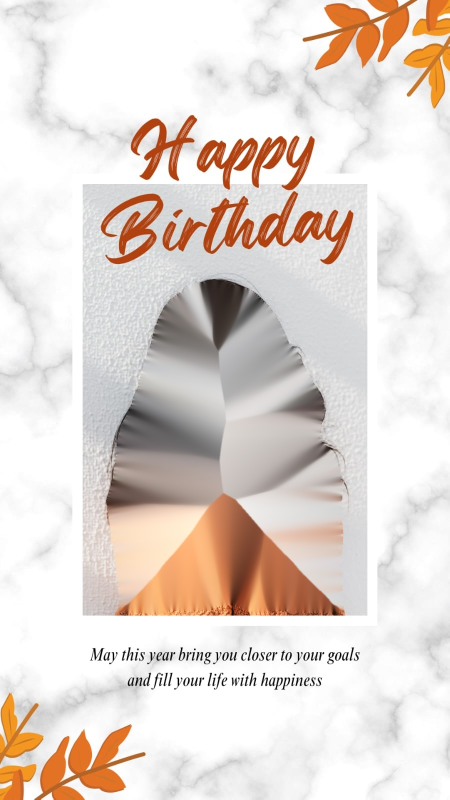
#> input picture uploaded_photo.png, 899 x 1599 px (shown at 1/2 size)
$ python -i effect.py   (imports and definitions only)
#> lines starting #> are read from the running program, lines starting #| are printed output that depends on the picture
#> further down, picture is the input picture: PIL image 899x1599 RGB; mean R, G, B 227.4, 216.8, 210.2
from PIL import Image, ImageFilter, ImageOps
import numpy as np

CHERRY_FUCHSIA = (222, 49, 99)

def apply_drop_shadow(image, offset=(10, 10), shadow_color=CHERRY_FUCHSIA, background_color=(255,255,255), blur_radius=10):
#> called with offset = (10, 10), shadow_color = (222, 49, 99), background_color = (255, 255, 255), blur_radius = 10
    shadow = Image.new('RGBA', image.size, (0,0,0,0))
#> shadow: PIL image 899x1599 RGBA; every value is 0
    alpha = image.split()[-1]
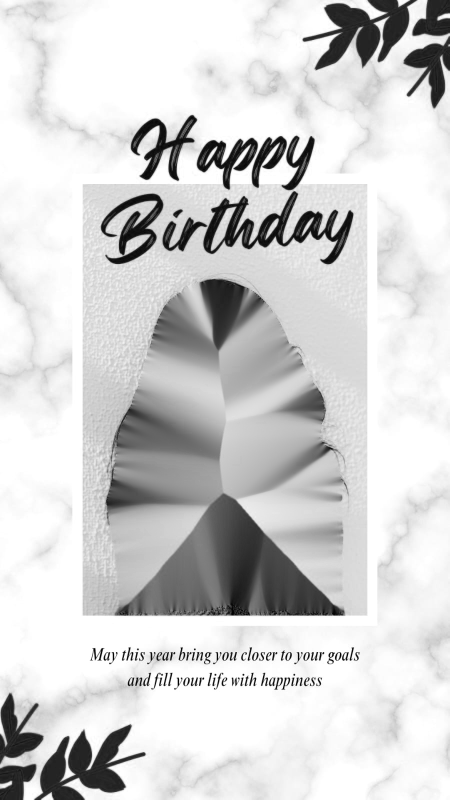
#> alpha: PIL image 899x1599 L (shown at 1/2 size); min 0, max 255, mean 210.2
    shadow.paste(Image.new('RGBA', image.size, shadow_color + (255,)), mask=alpha)
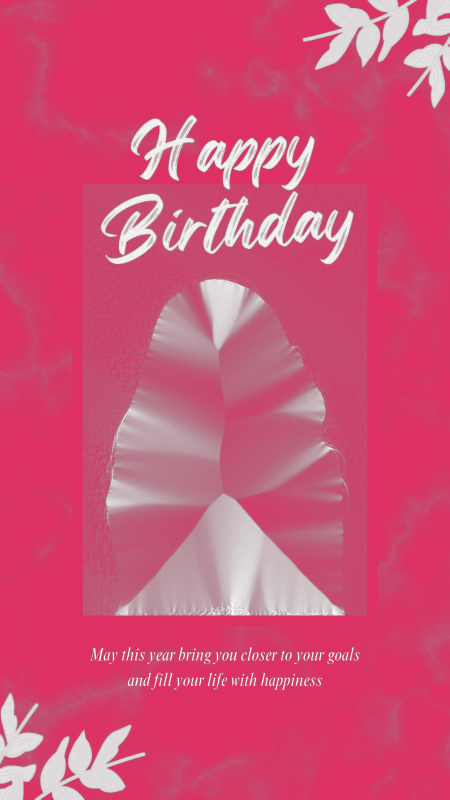
#> shadow: PIL image 899x1599 RGBA (shown at 1/2 size); mean R, G, B, A 183, 40.4, 81.6, 210.2; transparent parts drawn white
    shadow = shadow.filter(ImageFilter.GaussianBlur(blur_radius))
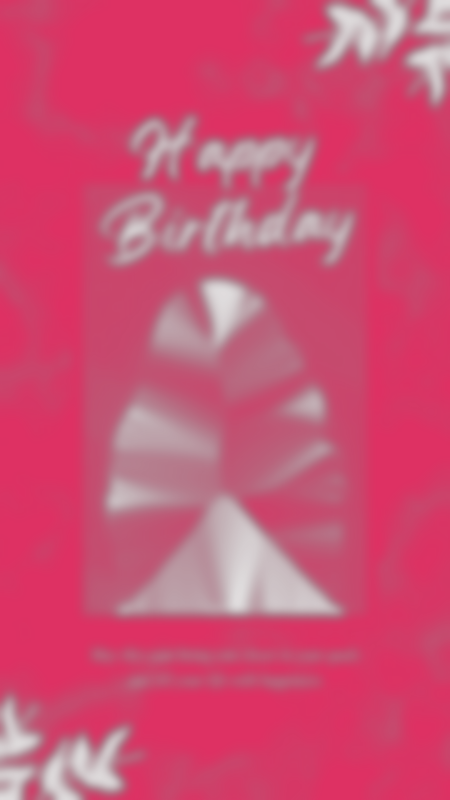
#> shadow: PIL image 899x1599 RGBA (shown at 1/2 size); mean R, G, B, A 183, 40.4, 81.6, 210.2; transparent parts drawn white

    bg_size = (image.size[0] + abs(offset[0]), image.size[1] + abs(offset[1]))
#> bg_size = (909, 1609)
    background = Image.new('RGBA', bg_size, background_color + (255,))
#> background: PIL image 909x1609 RGBA; every value is 255
    background.paste(shadow, offset, shadow)
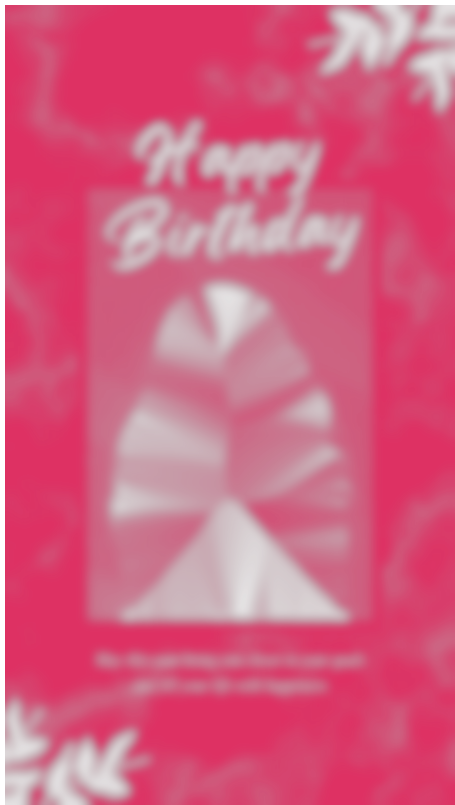
#> background: PIL image 909x1609 RGBA (shown at 1/2 size); mean R, G, B, A 206.1, 83.2, 118.7, 229.5; transparent parts drawn white
#> (the run stopped early here; a loop or call above may not have finished)
